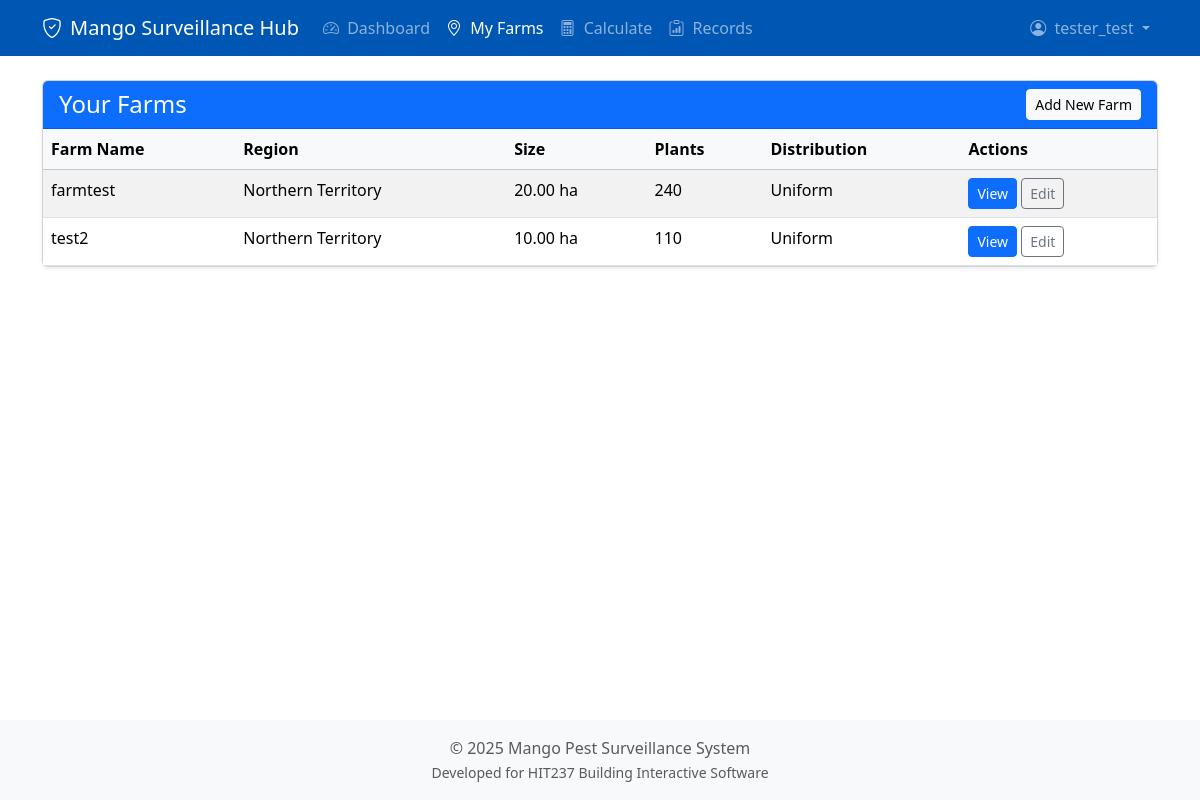
The page /myfarms/ (signed in) on the database its author committed.
### core/models.py (models this page shows, shortened)
class Farm(models.Model):
    owner = models.ForeignKey(
        Grower,
        on_delete=models.CASCADE,
        related_name='farms',
        db_index=True
    )
    name = models.CharField(max_length=100, db_index=True)
    region = models.ForeignKey(
        Region,
        on_delete=models.SET_NULL,
        null=True,
        blank=True,
        related_name='farms'
    )
    size_hectares = models.DecimalField(
        max_digits=10,
        decimal_places=2,
        null=True,
        blank=True,
        help_text="Total farm size in hectares"
    )
    stocking_rate = models.IntegerField(
        null=True,
        blank=True,
        help_text="Number of plants per hectare"
    )
    plant_type = models.ForeignKey(
        PlantType,
        on_delete=models.SET_NULL,
        null=True,
        blank=True,
        related_name='farms'
    )
    distribution_pattern = models.CharField(
        max_length=20,
        choices=DISTRIBUTION_CHOICES,
        default='uniform'
    )
    location_description = models.CharField(
        max_length=255,
        blank=True,
        null=True,
        help_text="e.g., \"Near Katherine River\", \"Smith Property via XYZ Road\""
    )
    geoscape_address_id = models.CharField(
        max_length=50,
        blank=True,
        null=True,
        unique=True,
        help_text="Unique identifier from Geoscape API for the selected address"
    )
    formatted_address = models.CharField(
        max_length=500,
        blank=True,
        null=True,
        help_text="Full address string selected via Geoscape API"
    )
    has_exact_address = models.BooleanField(
        default=False,
        help_text="Indicates if the user provided an exact address via search"
    )
    boundary = models.JSONField(
        null=True,
        blank=True,
        help_text="Cadastral boundary polygon data (e.g., GeoJSON) from Geoscape API"
    )
    class Meta:
        ordering = ['name']
        indexes = [
            models.Index(fields=['name']),
            models.Index(fields=['owner']),
            models.Index(fields=['plant_type']),
            models.Index(fields=['region']),
        ]
    def total_plants(self):
        if self.size_hectares is None or self.stocking_rate is None:
            return None
        return int(float(self.size_hectares) * self.stocking_rate)
    def last_surveillance_date(self):
        latest = self.surveillance_records.order_by('-date_performed').first()
        return latest.date_performed if latest else None
    def days_since_last_surveillance(self):
        last_date = self.last_surveillance_date()
        if not last_date:
            return None
        if isinstance(last_date, datetime):
            last_date = last_date.date()
        today = timezone.now().date()
        return (today - last_date).days

class Region(models.Model):
    name = models.CharField(max_length=100, unique=True)
    climate_zone = models.CharField(max_length=50, blank=True, null=True)
    state_abbreviation = models.CharField(
        max_length=3,
        blank=True,
        null=True,
        help_text="State/Territory abbreviation (e.g., NT, QLD, WA)"
    )

### core/views.py (the view)
# urls.py: path('myfarms/', views.home_view, name='myfarms'),
@login_required
def home_view(request):
    farms = get_user_farms(request.user)
    sorted_farms = sorted(farms, key=lambda farm: (
        farm.days_since_last_surveillance() is None, # Farms never checked come first
        -1 if farm.days_since_last_surveillance() is None else farm.days_since_last_surveillance(), # Then sort by days since last check (descending)
        farm.name # Finally sort alphabetically
    ))
    return render(request, 'core/home.html', {'farms': sorted_farms})

### core/services/farm_service.py (called while the page is built)
def get_user_farms(user: User) -> List[Farm]:
    try:
        grower = user.grower_profile
        return Farm.objects.filter(owner=grower)
    except Grower.DoesNotExist:
        logger.warning(f"No grower profile found for user {user.username}")
        return []
    except Exception as e:
        logger.exception(f"Error retrieving farms for user {user.username}: {e}")
        return []

### core/templates/core/home.html (shortened to what this page needs)
{% extends 'core/base.html' %}
{% block content %}
<div class="card shadow-sm mb-4">
    <div class="card-header text-white d-flex justify-content-between align-items-center" style="background-color: #0d6efd;">
        <h4 class="mb-0">Your Farms</h4>
        <a href="{% url 'core:create_farm' %}" class="btn btn-light btn-sm">Add New Farm</a>
    </div>
    <div class="card-body p-0">
        {% if farms %}
            <div class="table-responsive">
                <table class="table table-striped table-hover mb-0">
                    <thead class="table-light">
                        <tr>
                            <th>Farm Name</th>
                            <th>Region</th>
                            <th>Size</th>
                            <th>Plants</th>
                            <th>Distribution</th>
                            <th>Actions</th>
                        </tr>
                    </thead>
                    <tbody>
                        {% for farm in farms %}
                        <tr>
                            <td>{{ farm.name }}</td>
                            <td>{{ farm.region.name|default:"-" }}</td>
                            <td>{{ farm.size_hectares|default:"-" }} ha</td>
                            <td>{{ farm.total_plants|default:"-" }}</td>
                            <td>{{ farm.get_distribution_pattern_display }}</td>
                            <td>
                                <a href="{% url 'core:farm_detail' farm.id %}" class="btn btn-primary btn-sm">View</a>
                                <a href="{% url 'core:edit_farm' farm.id %}" class="btn btn-outline-secondary btn-sm">Edit</a>
                            </td>
                        </tr>
                        {% endfor %}
                    </tbody>
                </table>
            </div>
        {% else %}
            <div class="card-body text-center">
                 <p class="text-muted">You haven't added any farms yet.</p>
                 <a href="{% url 'core:create_farm' %}" class="btn btn-primary">Add Your First Farm</a>
            </div>
        {% endif %}
    </div>
</div>
{% endblock %}

### core/templates/core/base.html (shortened to what this page needs)
<!DOCTYPE html>
<html lang="en">
<head>
    <link href="https://cdn.jsdelivr.net/npm/bootstrap@5.3.3/dist/css/bootstrap.min.css" rel="stylesheet">
    <link rel="stylesheet" href="https://cdn.jsdelivr.net/npm/bootstrap-icons@1.11.3/font/bootstrap-icons.min.css">
</head>
<body class="d-flex flex-column min-vh-100">
    <nav class="navbar navbar-expand-lg navbar-dark fixed-top" style="background-color: var(--primary-color);">
        <div class="container">
            <a class="navbar-brand d-flex align-items-center" href="{% url 'core:dashboard' %}">
                <i class="bi bi-shield-check me-2"></i>
                Mango Surveillance Hub
            </a>
            <div class="collapse navbar-collapse" id="navbarNav">
                {% if user.is_authenticated %}
                <ul class="navbar-nav me-auto mb-2 mb-lg-0">
                    <li class="nav-item">
                        <a class="nav-link {% if request.resolver_match.url_name == 'dashboard' %}active{% endif %}" href="{% url 'core:dashboard' %}">
                            <i class="bi bi-speedometer2 me-1"></i> Dashboard
                        </a>
                    </li>
                    <li class="nav-item">
                        <a class="nav-link {% if request.resolver_match.url_name == 'myfarms' %}active{% endif %}" href="{% url 'core:myfarms' %}">
                            <i class="bi bi-geo-alt me-1"></i> My Farms
                        </a>
                    </li>
                    <li class="nav-item">
                        <a class="nav-link {% if request.resolver_match.url_name == 'calculator' %}active{% endif %}" href="{% url 'core:calculator' %}">
                            <i class="bi bi-calculator me-1"></i> Calculate
                        </a>
                    </li>
                    <li class="nav-item">
                        <a class="nav-link {% if request.resolver_match.url_name == 'record_list' %}active{% endif %}" href="{% url 'core:record_list' %}">
                            <i class="bi bi-clipboard-data me-1"></i> Records
                        </a>
                    </li>
                </ul>
                <ul class="navbar-nav ms-auto mb-2 mb-lg-0">
                    <li class="nav-item dropdown">
                        <a class="nav-link dropdown-toggle" href="#" id="navbarDropdownAccount" role="button" data-bs-toggle="dropdown" aria-expanded="false">
                            <i class="bi bi-person-circle me-1"></i> {{ user.username }}
                        </a>
                    </li>
                </ul>
                {% endif %}
            </div>
        </div>
    </nav>
    <div class="container my-4">
        <main>
            {% block content %}
            {% endblock %}
        </main>
    </div>
    <footer class="mt-auto py-3 bg-light text-center">
        <div class="container">
            <span class="text-muted">© {% now "Y" %} Mango Pest Surveillance System</span><br>
            <small class="text-muted">Developed for HIT237 Building Interactive Software</small>
        </div>
    </footer>
</body>
</html>

### core/templates/core/base.html (style rules this page uses)
body { padding-top: 56px; }
:root { --primary-color: #0056b3; --secondary-color: #198754; --accent-color: #fd7e14; }

### rows shown on the page
Farm: name "farmtest", region.name "Northern Territory", size_hectares "20.00", total_plants "240", distribution_pattern "Uniform"
Farm: name "test2", region.name "Northern Territory", size_hectares "10.00", total_plants "110", distribution_pattern "Uniform"

### other values the page prints
{{ user.username }} "tester_test"
